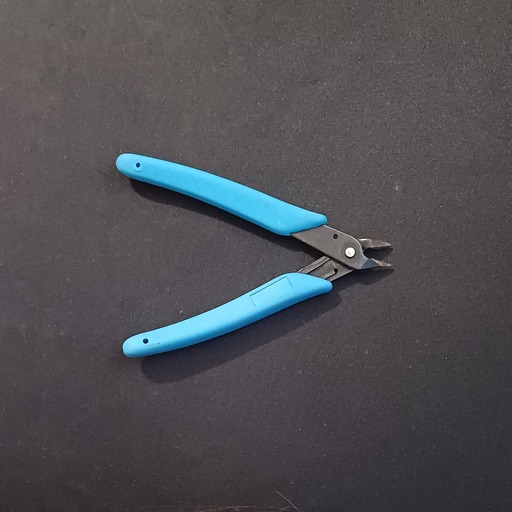
#> input picture data_set/c_r_a_g_png/cutting_pliers/2-01-V1-B.png, 512 x 512 px, found by its file name
$ jupyter execute data_set_normalizer.ipynb   (shell and % lines are left out)
#> lines starting #> are read from the running program, lines starting #| are printed output that depends on the picture
#> further down, test_img is the input picture: shape (512, 512, 3); mean R, G, B 79.6, 78.8, 83.3
[cell 1]
import os
import cv2
import numpy as np
import matplotlib.pyplot as plt
from skimage import io

[cell 2]
DATA_SET_PATH = './tools_classifier/data_set/c_r_a_g_png'

# Equalizando histograma

Baseado na resposta [OpenCV Python equalizeHist colored image](https://stackoverflow.com/questions/31998428/opencv-python-equalizehist-colored-image)

[cell 3]
def equalize_histogram(image):
    img_yuv = cv2.cvtColor(image, cv2.COLOR_BGR2YUV)
#> img_yuv: shape (512, 512, 3); mean of channels 0, 1, 2 80.3, 127.4, 130.6

    # equalize the histogram of the Y channel
    img_yuv[:,:,0] = cv2.equalizeHist(img_yuv[:,:,0])
#> img_yuv: shape (512, 512, 3); mean of channels 0, 1, 2 129.9, 127.4, 130.6

    # convert the YUV image back to RGB format
    img_output = cv2.cvtColor(img_yuv, cv2.COLOR_YUV2BGR)
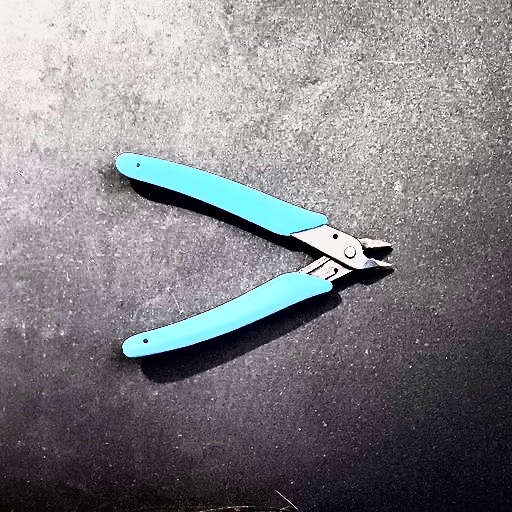
#> img_output: shape (512, 512, 3); mean R, G, B 128.7, 128.7, 131.6

    return img_output

Testando resultado

[cell 4]
test_img = io.imread(os.path.join(DATA_SET_PATH, "cutting_pliers", "2-01-V1-B.png"))
equalized_test_img = equalize_histogram(test_img)

plt.subplot(1, 2, 1)
plt.imshow(test_img, cmap='gray')
plt.subplot(1, 2, 2)
plt.imshow(equalized_test_img, cmap='gray')
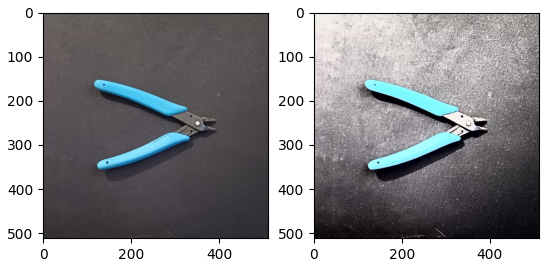
#> figure drawn by matplotlib, 2 panels

# Criando o dataset equalizado

[cell 5]
new_path = './equalized_data_set'
if not os.path.exists(new_path):
    os.makedirs(new_path)

for dir in os.listdir(DATA_SET_PATH):
    images_in_class = []
    data_set_dir = os.path.join(DATA_SET_PATH, dir)
    equalized_data_set_dir = os.path.join(new_path, dir)
    if not os.path.exists(equalized_data_set_dir):
      os.makedirs(equalized_data_set_dir)

    for filename in os.listdir(data_set_dir):
      if filename.endswith('.png'):
          img_path = os.path.join(data_set_dir, filename)
          image = io.imread(img_path)
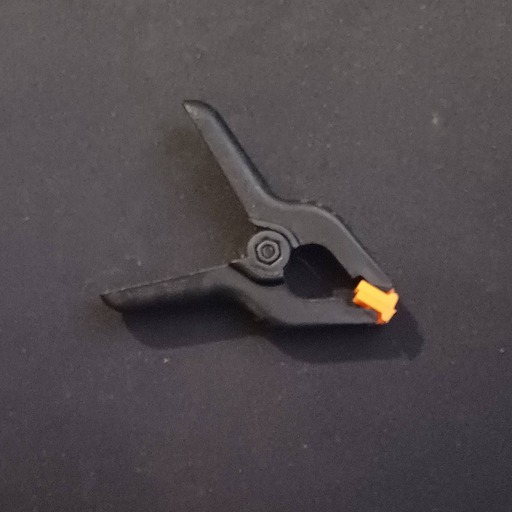
#> input picture data_set/c_r_a_g_png/1/1-01-V2-B.png, 512 x 512 px, found by its file name
#> image is the input picture: shape (512, 512, 3); mean R, G, B 79.6, 73.2, 76.6
          images_in_class.append({
              "name": filename,
              "image": image
          })
    for image in images_in_class:
      equalized_image = equalize_histogram(image["image"])

      splitted = image["name"].split(".")[0].split("-")

      img_dict = {
          "classid": splitted[0],
          "img_sequence": splitted[1],
          "V1|V2": splitted[2],
          "B|W": splitted[3],
      }

      equalized_img_name = img_dict["classid"] + '-' + img_dict["img_sequence"] + '-' + img_dict["V1|V2"] + "-" + img_dict["B|W"] + ".png"
      print(equalized_img_name)
      io.imsave(
          os.path.join(
              equalized_data_set_dir,
              equalized_img_name),
          equalized_image)
#> this loop made 3 passes
#> pass 1, in equalize_histogram (call 2), `img_output = cv2.cvtColor(img_yuv, cv2.COLOR_YUV2BGR)`:
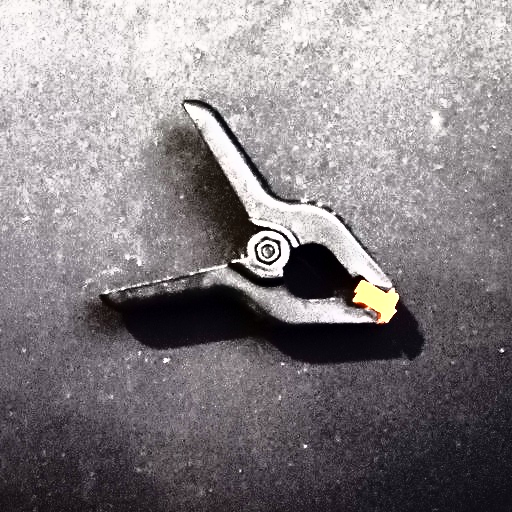
#> img_output: shape (512, 512, 3); mean R, G, B 134.3, 128.8, 132.1
#> pass 2, in equalize_histogram (call 3), `img_output = cv2.cvtColor(img_yuv, cv2.COLOR_YUV2BGR)`:
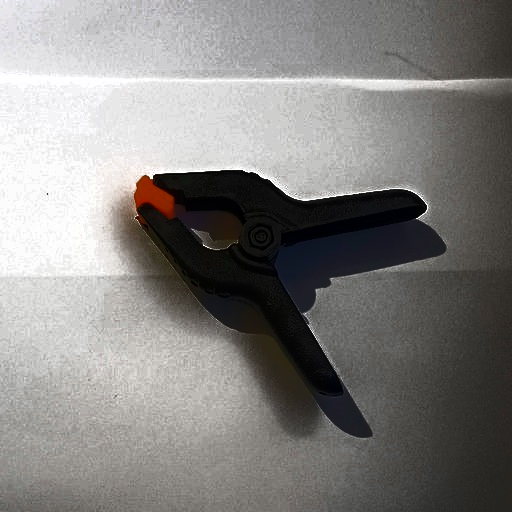
#> img_output: shape (512, 512, 3); mean R, G, B 132.3, 130.7, 128.7
